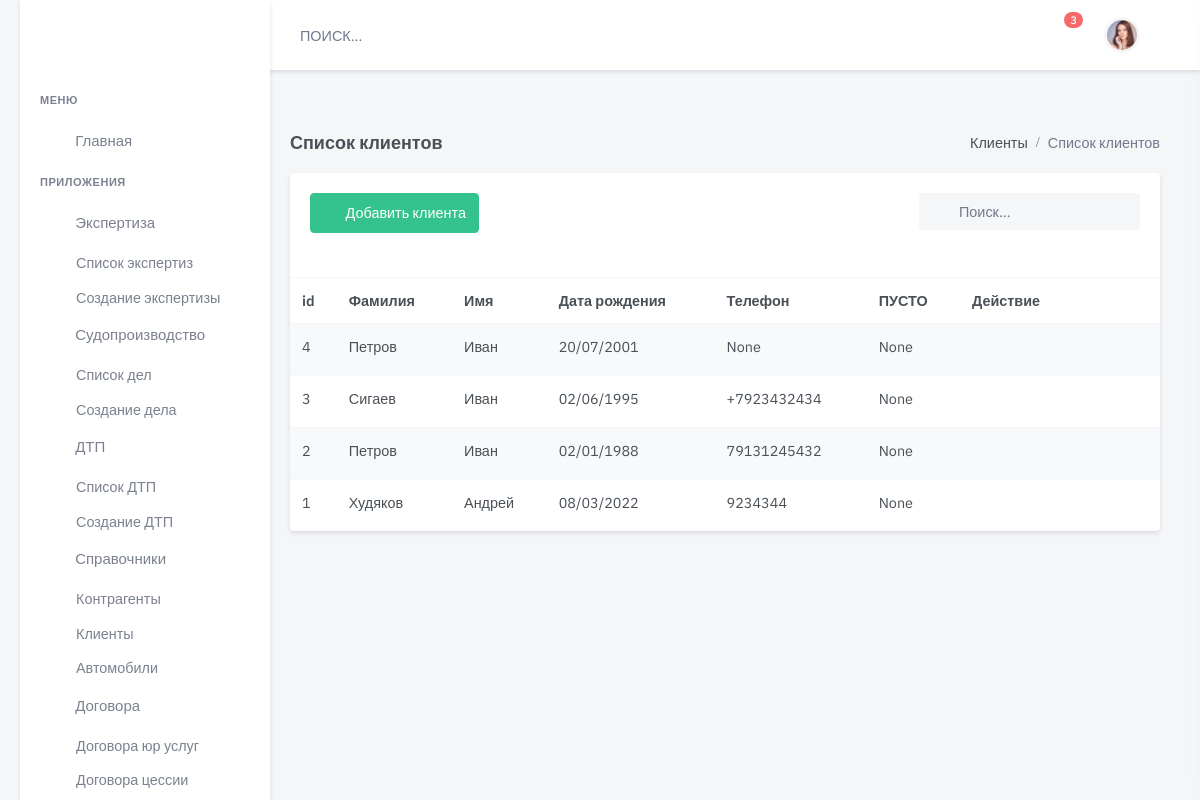
The app's page /client/, older data.
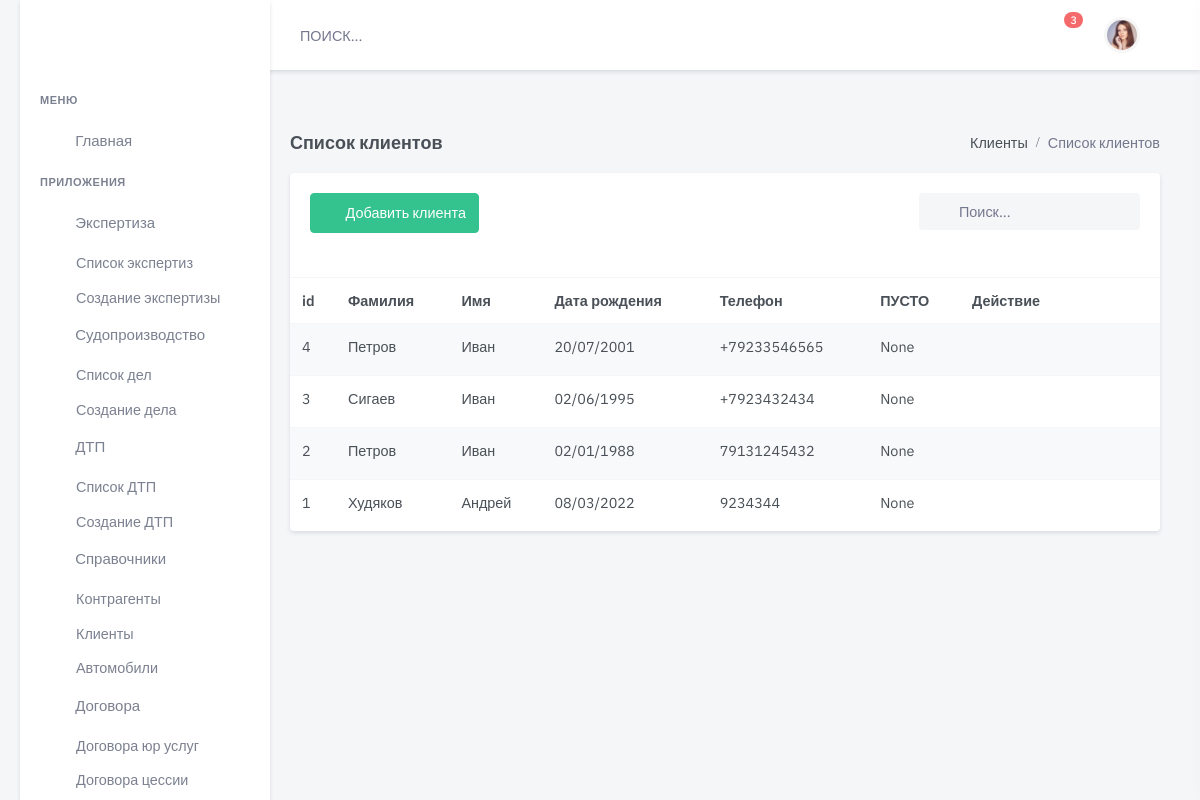
The same page, newer data.
### client/models.py (models this page shows, shortened)
class Client(models.Model):
    name = models.CharField(
        max_length=300,
        blank=True,
        null=True,
        verbose_name='Имя ')
    surname = models.CharField(
        max_length=24,
        blank=True,
        null=True,
        verbose_name='Фамилия ')
    midlename = models.CharField(
        max_length=24,
        blank=True,
        null=True,
        verbose_name='Отчество ')
    phone = models.CharField(
        max_length=50,
        blank=True,
        null=True,
        verbose_name='Номер телефона')
    phone2 = models.CharField(
        max_length=50,
        blank=True,
        null=True,
        verbose_name='Номер телефона 1')
    serial_pass = models.CharField(
        max_length=5,
        blank=True,
        null=True,
        verbose_name='Серия паспорта',
        help_text="Вводится 4 цифры без пробела")
    number_pass = models.IntegerField(
        blank=True,
        null=True,
        verbose_name='Номер паспорта',
        help_text="Вводится 6 цифр без пробела")
    enter_org = models.CharField(
        max_length=100,
        blank=True,
        null=True,
        verbose_name='Кем выдан',
        help_text="УВД,ОВД,ЗАГС, МВД")
    data_create = models.DateField(
        blank=True,
        null=True,
        verbose_name='Дата выдачи')
    adress_reg = models.CharField(
        max_length=50,
        blank=True,
        verbose_name='Место регистрации')
    adress_home = models.CharField(
        max_length=50, blank=True,
        verbose_name='Место жительства')
    date_birth = models.DateField(
        blank=True,
        null=True,
        verbose_name='Дата рождения')
    point_birth = models.CharField(
        max_length=50,
        blank=True,
        verbose_name='Место рождение')
    doc_pass = models.FileField(
        default=None,
        blank=True,
        upload_to='client/upload/pasport/',
        verbose_name="Фото паспорта")
    serial_lic = models.CharField(
        max_length=24,
        blank=True,
        null=True,
        default=None,
        verbose_name='Серия ВУ',
        help_text="Вводится 4 цифры без пробела")
    number_lic = models.CharField(
        max_length=100,
        blank=True,
        null=True,
        default=None,
        verbose_name='Номер ВУ',
        help_text="Вводится 6 цифр без пробела")
    enter_lic = models.CharField(
        max_length=100,
        blank=True,
        null=True,
        default=None,
        verbose_name='Кем выдан ГИБДД')
    create_lic = models.DateField(
        blank=True,
        null=True,
        default=None,
        verbose_name='Дата  выдачи')
    adress_lic = models.CharField(
        max_length=100,
        blank=True,
        null=True,
        default=None,
        verbose_name='Место выдачи ВУ')
    category = models.CharField(
        max_length=50,
        blank=True,
        null=True,
        default=None,
        verbose_name='Категории прав',
        help_text="B,C,D,E,BC,DE,A")
    doc_lic = models.FileField(
        upload_to='assets/img/products_images/',
        null=True,
        default=None,
        blank=True,
        verbose_name="Фото ВУ")
    post_mail = models.EmailField(
        max_length=24,
        blank=True,
        null=True,
        verbose_name='Адрес Эл.почты')
    link_social = models.URLField(
        max_length=24,
        blank=True,
        null=True,
        default=None,
        verbose_name='Адрес в соц.сети')
    attorney = models.DateField(
        blank=True,
        null=True,
        default=None,
        verbose_name='Дата  Окончание доверенности')
    doc_attorney = models.FileField(
        upload_to='upload/doc_attorney/',
        null=True,
        default=None,
        blank=True,
        verbose_name="Файл Доверенности")
    doc_requisites = models.FileField(
        upload_to='upload/doc_requisites/',
        null=True,
        default=None,
        blank=True,
        verbose_name="Файл Реквизитов банк")
    draft = models.BooleanField("Черновик", default=False)
    is_active = models.BooleanField(default=True)
    created = models.DateTimeField(auto_now_add=True, auto_now=False)
    updated = models.DateTimeField(auto_now_add=False, auto_now=True)
    class Meta:
        verbose_name = "Клиент  "
        verbose_name_plural = "Клиенты"
        ordering = ['-created']

### client/views.py (the view)
# urls.py: path('', views.client_list, name='client-list'),
def client_list(request):
    clients = Client.objects.all()
    return render(request, 'dist/handbk/person/client-list.html', {'results': clients})

### templates/dist/handbk/person/client-list.html (shortened to what this page needs)
{% extends 'dist/include/base.html' %}
{% load static %}
{% block content %}
  <div class="main-content">
    <div class="page-content">
      <div class="container-fluid">
        <div class="row">
          <div class="col-12">
            <div class="page-title-box d-flex align-items-center justify-content-between">
              <h4 class="mb-0">Список клиентов</h4>
              <div class="page-title-right">
                <ol class="breadcrumb m-0">
                  <li class="breadcrumb-item"><a href="javascript: void(0);">Клиенты</a></li>
                  <li class="breadcrumb-item active">Список клиентов</li>
                </ol>
              </div>
            </div>
          </div>
        </div>
        <div class="row">
          <div class="col-lg-12">
            <div class="card">
              <div class="card-body">
                <div class="row mb-2">
                  <div class="col-md-6">
                    <div class="mb-3">
                      <a href='{% url 'client-new' %}' class="btn btn-success waves-effect waves-light">
                        <i class="mdi mdi-plus me-2"></i> Добавить клиента</a>
                    </div>
                  </div>
                  <div class="col-md-6">
                    <div class="form-inline float-md-end mb-3">
                      <div class="search-box ms-2">
                        <div class="position-relative">
                          <input type="text" class="form-control rounded bg-light border-0" placeholder="Поиск...">
                          <i class="mdi mdi-magnify search-icon"></i>
                        </div>
                      </div>
                    </div>
                  </div>
                </div>
              </div>
              <table class="table table-striped table-nowrap mb-0">
                <thead>
                <tr>
                  <th scope="col">id</th>
                  <th scope="col">Фамилия</th>
                  <th scope="col">Имя</th>
                  <th scope="col">Дата рождения</th>
                  <th scope="col">Телефон</th>
                  <th scope="col">ПУСТО</th>
                  <th scope="col" style="width: 200px;">Действие</th>
                </tr>
                </thead>
                <tbody>
                {% for item in results %}
                  <tr>
                    <td>
                      <a href="/client/edit/{{ item.id }}/" class="text-body">{{ item.id }}</a>
                    </td>
                    <td>
                      <a href="/client/edit/{{ item.id }}/" class="text-body">{{ item.surname }}</a>
                    </td>
                    <td>{{ item.name }}</td>
                    <td>{{ item.date_birth|date:"d/m/Y" }}</td>
                    <td>{{ item.phone }}</td>
                    <td>{{ item.attorney }}</td>
                    <td>
                      <ul class="list-inline mb-0">
                        <li class="list-inline-item dropdown">
                          <a class="text-muted dropdown-toggle font-size-18 px-2" href="#" role="button"
                             data-bs-toggle="dropdown" aria-haspopup="true">
                          </a>
                        </li>
                      </ul>
                    </td>
                  </tr>
                {% endfor %}
                </tbody>
              </table>
            </div>
          </div>
        </div>
      </div>
    </div>
  </div>
{% endblock content %}

Row changes from the older to the newer data that the page shows:
changed Client id 4: phone "None" → "+79233546565"
